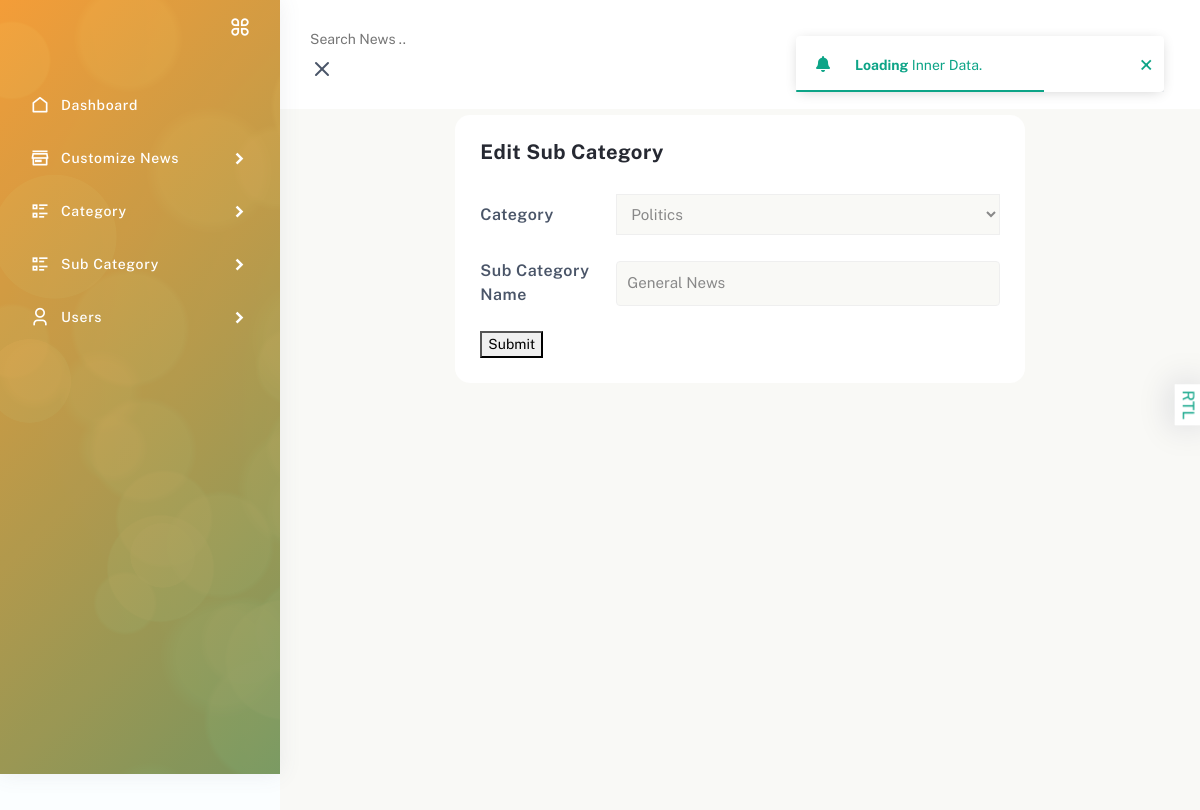
Page /adminapp/edit-sub-category/24 on the earlier database version.
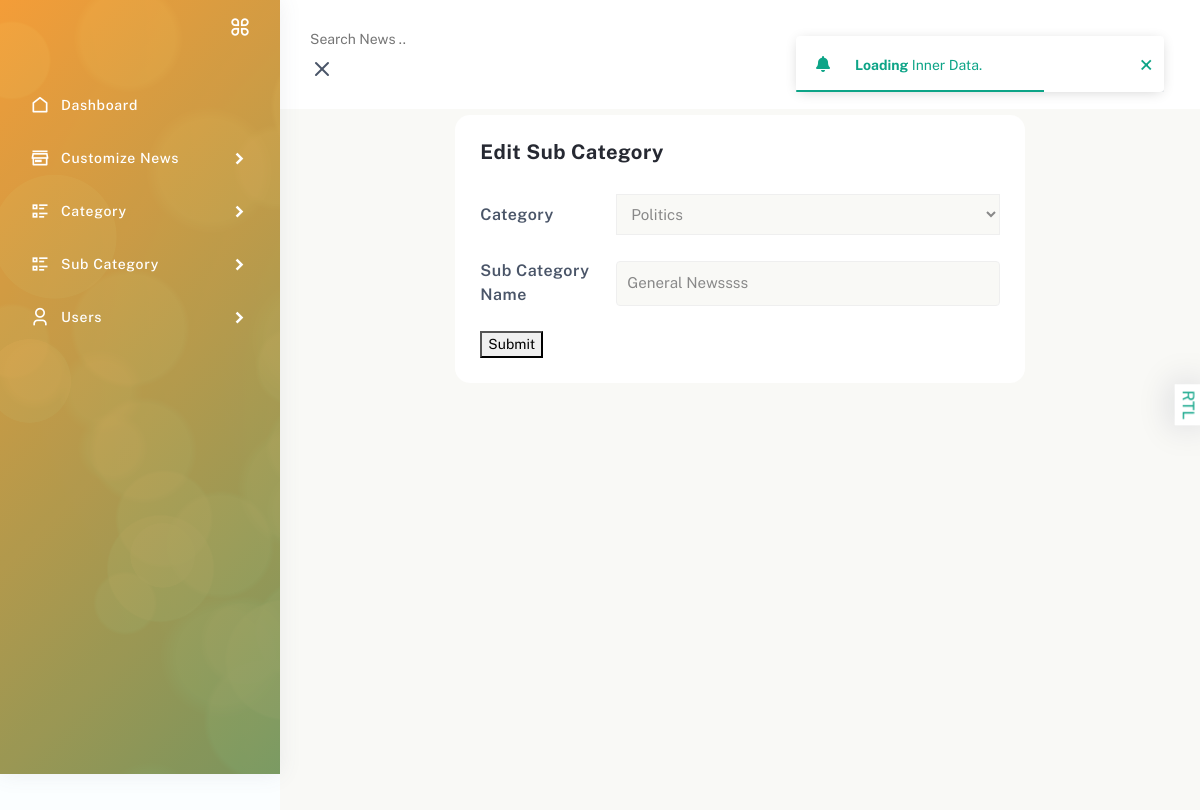
Same page on the later database version.
### adminapp/models.py (models this page shows, shortened)
class NewsSubCategory(models.Model):
    category = models.ForeignKey(NewsCategory,on_delete=models.CASCADE,null=True,blank=True)
    sub_category_name = models.CharField(max_length=100)

class NewsCategory(models.Model):
    category_name = models.CharField(max_length=100)
    def __str__(self):
        return self.category_name

### adminapp/views.py (the view, shortened to what this page needs)
# urls.py: path('edit-sub-category/<int:id>',views.edit_sub_category,name="edit_sub_category"),
def edit_sub_category(request,id):
    sub_category = get_object_or_404(NewsSubCategory,id=id)
    return render(request,'adminapp/edit-sub-category.html',{'sub_category':sub_category})

### templates/adminapp/edit-sub-category.html (shortened to what this page needs)
{% extends 'adminapp/partials/base.html' %}
{% load static %}
{% block content %}
    <div class="page-body">
        <div class="container-fluid">
            <div class="row">
                <div class="col-12">
                    <div class="row">
                        <div class="col-sm-8 m-auto">
                            <div class="card">
                                <div class="card-body">
                                    <div class="card-header-2">
                                        <h5>Edit Sub Category</h5>
                                    </div>
                                    <form class="theme-form theme-form-2 mega-form" method="POST">
                                        <div class="mb-4 row align-items-center">
                                            <label
                                                class="col-sm-3 col-form-label form-label-title">Category</label>
                                            <div class="col-sm-9">
                                                <select class="js-example-basic-single w-100" name="category">
                                                    <option>{{sub_category.category}}</option>
                                                </select>
                                            </div>
                                        </div>
                                        <div class="mb-4 row align-items-center">
                                            <label class="form-label-title col-sm-3 mb-0">Sub Category
                                                Name</label>
                                            <div class="col-sm-9">
                                                <input class="form-control" type="text" name="sub_category_name"
                                                    placeholder="Sub Category Name" value="{{sub_category.sub_category_name}}">
                                            </div>
                                        </div>
                                    <button type="submit">Submit</button>
                                    </form>
                                </div>
                            </div>
                        </div>
                    </div>
                </div>
            </div>
        </div>
    </div>
{% endblock %}

Differences in the rows shown:
changed NewsSubCategory "Politics": sub_category_name "General News" → "General Newssss"
